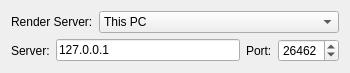
<?xml version="1.0" encoding="UTF-8"?>
<ui version="4.0">
 <class>ServerSettings</class>
 <widget class="QDialog" name="ServerSettings">
  <property name="windowModality">
   <enum>Qt::ApplicationModal</enum>
  </property>
  <property name="geometry">
   <rect>
    <x>0</x>
    <y>0</y>
    <width>350</width>
    <height>68</height>
   </rect>
  </property>
  <property name="sizePolicy">
   <sizepolicy hsizetype="Expanding" vsizetype="Expanding">
    <horstretch>0</horstretch>
    <verstretch>0</verstretch>
   </sizepolicy>
  </property>
  <property name="windowTitle">
   <string>Server Options</string>
  </property>
  <layout class="QVBoxLayout" name="verticalLayout">
   <item>
    <layout class="QHBoxLayout" name="horizontalLayout">
     <item>
      <widget class="QLabel" name="labelRenderServer">
       <property name="sizePolicy">
        <sizepolicy hsizetype="Fixed" vsizetype="Preferred">
         <horstretch>0</horstretch>
         <verstretch>0</verstretch>
        </sizepolicy>
       </property>
       <property name="text">
        <string>Render Server:</string>
       </property>
      </widget>
     </item>
     <item>
      <widget class="QComboBox" name="comboRenderServer">
       <item>
        <property name="text">
         <string>This PC</string>
        </property>
       </item>
       <item>
        <property name="text">
         <string>Remote Server</string>
        </property>
       </item>
      </widget>
     </item>
    </layout>
   </item>
   <item>
    <layout class="QHBoxLayout" name="layoutServerSettings">
     <item>
      <widget class="QLabel" name="labelServer">
       <property name="text">
        <string>Server:</string>
       </property>
      </widget>
     </item>
     <item>
      <widget class="QLineEdit" name="editServer">
       <property name="text">
        <string>127.0.0.1</string>
       </property>
      </widget>
     </item>
     <item>
      <widget class="QLabel" name="labelPort">
       <property name="text">
        <string>Port:</string>
       </property>
      </widget>
     </item>
     <item>
      <widget class="QSpinBox" name="spinnerPort">
       <property name="minimum">
        <number>1</number>
       </property>
       <property name="maximum">
        <number>65535</number>
       </property>
       <property name="value">
        <number>26462</number>
       </property>
      </widget>
     </item>
    </layout>
   </item>
  </layout>
 </widget>
 <resources/>
 <connections>
  <connection>
   <sender>comboRenderServer</sender>
   <signal>currentIndexChanged(int)</signal>
   <receiver>ServerSettings</receiver>
   <slot>renderServerStatus(int)</slot>
   <hints>
    <hint type="sourcelabel">
     <x>219</x>
     <y>19</y>
    </hint>
    <hint type="destinationlabel">
     <x>179</x>
     <y>33</y>
    </hint>
   </hints>
  </connection>
 </connections>
 <slots>
  <slot>saveSettings()</slot>
  <slot>renderServerStatus(int)</slot>
  <slot>validateServer(QString)</slot>
 </slots>
</ui>
